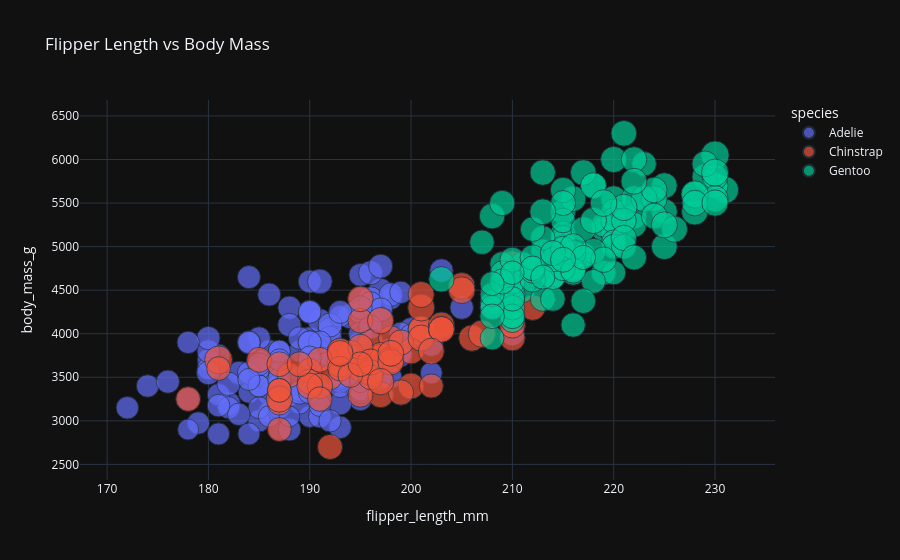

Here is the notebook cell this chart was saved with:
### Code cell
fig = px.scatter(

    df_plot,

    x="flipper_length_mm",

    y="body_mass_g",

    color="species",

    size="bill_length_mm",

    title="Flipper Length vs Body Mass",
    template="plotly_dark"

)

fig.show()
